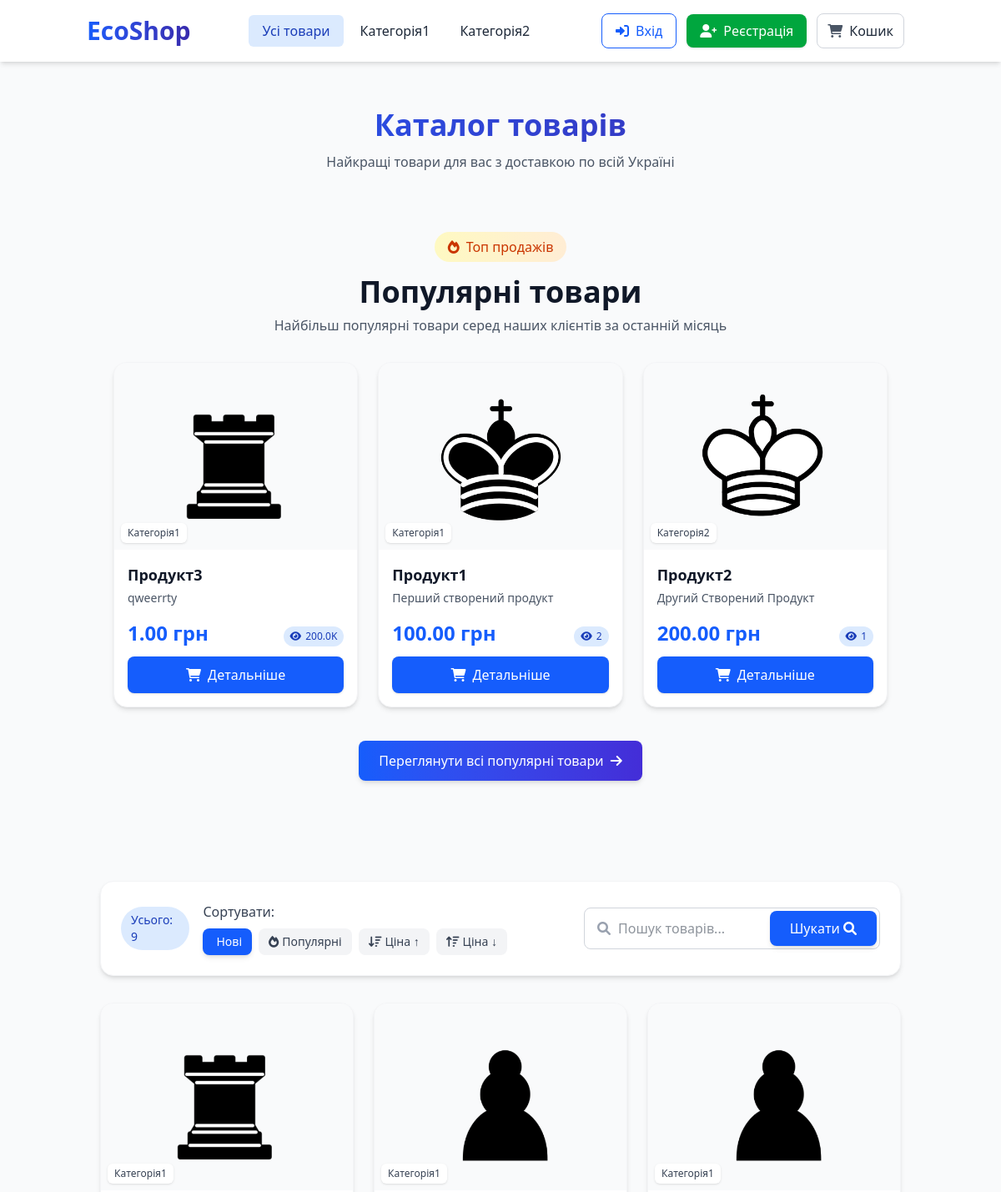
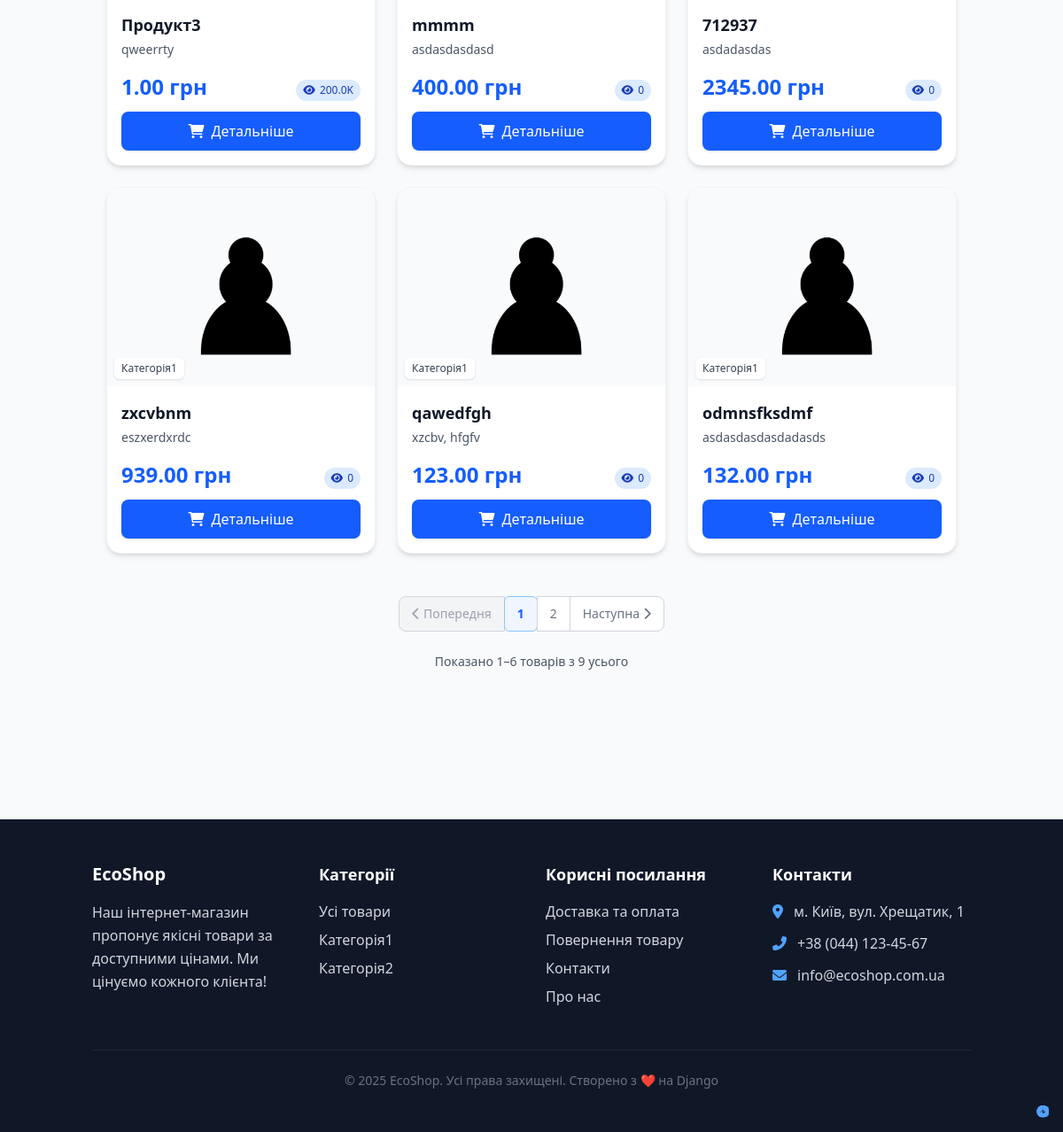
The app's page /, older data (2 pictures, top to bottom).
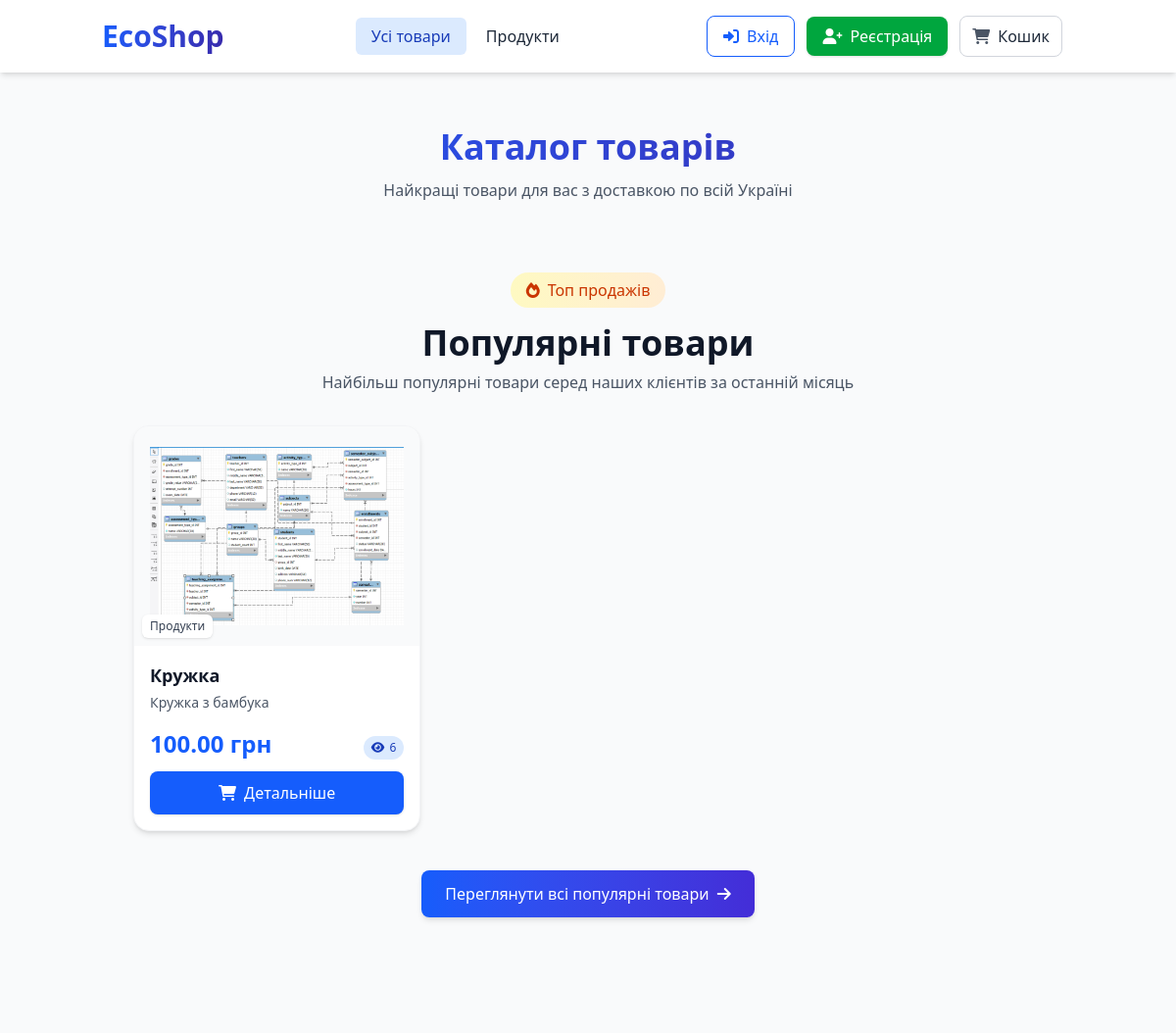
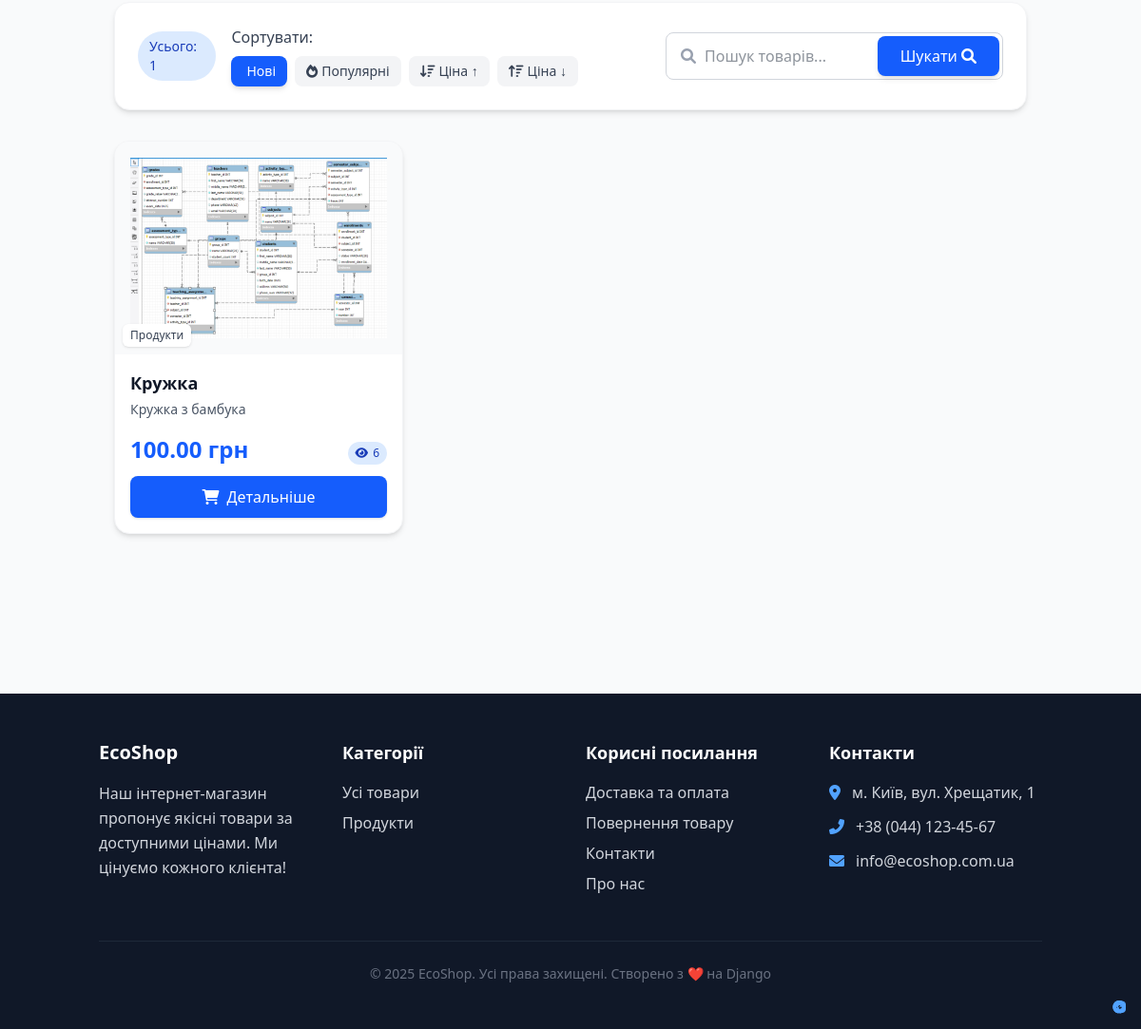
The same page, newer data (2 pictures, top to bottom).
### main/models.py (models this page shows, shortened)
class Category(models.Model):
    name = models.CharField(max_length=100, db_index=True)
    slug = models.SlugField(max_length=100, unique=True)
    description = models.TextField(blank=True)
    image = models.ImageField(upload_to='categories/', blank=True)
    is_active = models.BooleanField(default=True)
    class Meta:
        ordering = ['name']
        verbose_name = _('Категорія')
        verbose_name_plural = _('Категорії')
    def get_absolute_url(self):
        return reverse('main:product_list_by_category', args=[self.slug])

class Product(models.Model):
    name = models.CharField(max_length=200)
    slug = models.SlugField(max_length=200, unique=True)
    description = models.TextField()
    detailed_description = MarkdownxField(
        blank=True,
        help_text=_("Детальний опис товару в форматі Markdown")
    )
    price = models.DecimalField(max_digits=10, decimal_places=2)
    created_at = models.DateTimeField(auto_now_add=True)
    updated_at = models.DateTimeField(auto_now=True)
    is_available = models.BooleanField(default=True)
    category = models.ForeignKey(Category, related_name='products', on_delete=models.CASCADE)
    image = models.ImageField(upload_to='products/%Y/%m/%d')
    views = models.IntegerField(default=0)
    featured = models.BooleanField(default=False)
    def get_absolute_url(self):
        return reverse('main:product_detail', args=[self.id, self.slug])

### main/views.py (the view)
# urls.py: path('', views.product_list, name='product_list'),
def product_list(request, category_slug=None):
    categories = Category.objects.filter(is_active=True)
    products = Product.objects.filter(is_available=True)
    category = None
    if category_slug:
        category = get_object_or_404(Category, slug=category_slug, is_active=True)
        products = products.filter(category=category)
    search_query = request.GET.get('q', '').strip()
    if search_query:
        products = products.filter(
            Q(name__icontains=search_query) |
            Q(description__icontains=search_query) |
            Q(category__name__icontains=search_query)
        )
    sort = request.GET.get('sort', 'new')
    sort_mapping = {
        'new': '-created_at',
        'old': 'created_at',
        'popular': '-views',
        'price_low': 'price',
        'price_high': '-price',
        'name': 'name',
    }
    products = products.order_by(sort_mapping.get(sort, '-created_at'))
    paginator = Paginator(products, 6)
    page = request.GET.get('page')
    try:
        products = paginator.page(page)
    except PageNotAnInteger:
        products = paginator.page(1)
    except EmptyPage:
        products = paginator.page(paginator.num_pages)
    context = {
        'products': products,
        'categories': categories,
        'category': category,
        'current_sort': sort,
        'search_query': search_query,
    }
    return render(request, 'main/product_list.html', context)

### main/context_processors.py (called while the page is built)
def categories(request):
    return {
        'categories': Category.objects.filter(is_active=True)
    }

### main/templatetags/shop_filters.py (called while the page is built)
@register.filter(name='currency')
def format_currency(value, currency='грн'):
    try:
        return f"{float(value):.2f} {currency}"
    except (ValueError, TypeError):
        return value

@register.filter
def compact_number(value):
    try:
        value = int(value)
        if value >= 1000000:
            return f"{value / 1000000:.1f}M"
        elif value >= 1000:
            return f"{value / 1000:.1f}K"
        return str(value)
    except (ValueError, TypeError):
        return value

### main/templatetags/shop_tags.py (called while the page is built)
@register.simple_tag
def get_products_count(category=None):
    if category:
        return Product.objects.filter(category=category, is_available=True).count()
    return Product.objects.filter(is_available=True).count()

@register.inclusion_tag('main/components/product_card.html')
def show_product_card(product):
    return {
        'product': product,
    }

@register.inclusion_tag('main/components/popular_products.html')
def show_popular_products(count=4):
    products = Product.objects.filter(is_available=True).order_by('-views')[:count]
    return {'popular_products': products}

### templates/main/product_list.html (shortened to what this page needs)
{% extends 'main/base.html' %}
{% load shop_filters shop_tags %}
{% load static tailwind_tags %}
{% block content %}
<div class="container mx-auto px-4 py-6">
    <div class="mb-10 text-center">
        <h1 class="text-3xl md:text-4xl font-bold bg-gradient-to-r from-blue-600 to-indigo-800 bg-clip-text text-transparent mb-3">
        </h1>
        <p class="text-gray-600 max-w-2xl mx-auto">
            {% if search_query %}
                Знайдено {{ products.paginator.count }} товарів за вашим запитом
            {% elif category %}
                Перегляньте всі товари в категорії "{{ category.name }}"
            {% else %}
                Найкращі товари для вас з доставкою по всій Україні
            {% endif %}
        </p>
    </div>
    <div class="mb-12">
        {% show_popular_products 3 %}
    </div>
    <div class="bg-white rounded-2xl shadow-md p-4 md:p-6 mb-8 border border-gray-100">
        <div class="flex flex-col md:flex-row md:items-center md:justify-between gap-4">
            <div class="flex items-center space-x-2">
                <div class="bg-blue-100 text-blue-800 text-sm font-medium px-3 py-1.5 rounded-full">
                    Усього: {% get_products_count %}
                </div>
            </div>
            <div class="flex flex-wrap items-center gap-2">
                <span class="font-medium text-gray-700 hidden md:inline-block">Сортувати:</span>
                <div class="flex flex-wrap gap-2">
                    <a href="?sort=new{% if request.GET.q %}&q={{ request.GET.q }}{% endif %}"
                       class="px-3 py-1.5 rounded-lg text-sm font-medium transition-all {% if current_sort == 'new' %}bg-blue-600 text-white shadow-md{% else %}bg-gray-100 hover:bg-gray-200 text-gray-700{% endif %}">
                        Нові
                    </a>
                    <a href="?sort=popular{% if request.GET.q %}&q={{ request.GET.q }}{% endif %}"
                       class="px-3 py-1.5 rounded-lg text-sm font-medium transition-all {% if current_sort == 'popular' %}bg-blue-600 text-white shadow-md{% else %}bg-gray-100 hover:bg-gray-200 text-gray-700{% endif %}">
                        <i class="fas fa-fire mr-1 hidden md:inline"></i>Популярні
                    </a>
                    <a href="?sort=price_low{% if request.GET.q %}&q={{ request.GET.q }}{% endif %}"
                       class="px-3 py-1.5 rounded-lg text-sm font-medium transition-all {% if current_sort == 'price_low' %}bg-blue-600 text-white shadow-md{% else %}bg-gray-100 hover:bg-gray-200 text-gray-700{% endif %}">
                        <i class="fas fa-arrow-down-wide-short mr-1 hidden md:inline"></i>Ціна ↑
                    </a>
                    <a href="?sort=price_high{% if request.GET.q %}&q={{ request.GET.q }}{% endif %}"
                       class="px-3 py-1.5 rounded-lg text-sm font-medium transition-all {% if current_sort == 'price_high' %}bg-blue-600 text-white shadow-md{% else %}bg-gray-100 hover:bg-gray-200 text-gray-700{% endif %}">
                        <i class="fas fa-arrow-up-wide-short mr-1 hidden md:inline"></i>Ціна ↓
                    </a>
                </div>
            </div>
            <div class="hidden md:block">
                {% include 'main/search_form.html' %}
            </div>
        </div>
    </div>
    <div class="mb-12">
        {% if products %}
            <div class="grid grid-cols-1 sm:grid-cols-2 lg:grid-cols-3 xl:grid-cols-4 gap-6">
                {% for product in products %}
                    {% show_product_card product %}
                {% endfor %}
            </div>
        {% endif %}
    </div>
    {% if products.paginator.num_pages > 1 %}
        <div class="mb-12">
            {% include 'main/pagination.html' %}
        </div>
    {% endif %}
</div>
{% endblock %}

### templates/main/base.html (shortened to what the changed rows need)
{% load static %}
{% load tailwind_tags %}
<!DOCTYPE html>
<html lang="uk" class="scroll-smooth">
<head>
    {% tailwind_css %}
    <link rel="stylesheet" href="https://cdnjs.cloudflare.com/ajax/libs/font-awesome/6.0.0/css/all.min.css">
</head>
<body class="bg-gray-50 text-gray-800 flex flex-col min-h-screen">
    <header class="bg-white shadow-md sticky top-0 z-50">
        <div class="container mx-auto px-4">
            <div class="flex flex-col md:flex-row md:items-center md:justify-between py-4">
                <div class="mb-4 md:mb-0">
                    <h1 class="text-2xl md:text-3xl font-bold bg-gradient-to-r from-blue-600 to-indigo-800 bg-clip-text text-transparent">
                        <a href="{% url 'main:product_list' %}" class="hover:text-blue-600 transition-colors">EcoShop</a>
                    </h1>
                </div>
                <nav class="hidden md:block">
                    <ul class="flex space-x-1">
                        {% for cat in categories %}
                            <li>
                                <a href="{{ cat.get_absolute_url }}"
                                   class="px-4 py-2 font-medium rounded-md hover:bg-blue-50 hover:text-blue-700 transition-all {% if request.resolver_match.kwargs.slug == cat.slug %}bg-blue-100 text-blue-800{% endif %}">
                                    {{ cat.name }}
                                </a>
                            </li>
                        {% endfor %}
                    </ul>
                </nav>
            </div>
        </div>
    </header>
    <main class="flex-grow container mx-auto px-4 py-8">
        {% block content %}{% endblock %}
    </main>
    <footer class="bg-gray-900 text-gray-300 mt-16">
        <div class="container mx-auto px-4 py-12">
            <div class="grid grid-cols-1 md:grid-cols-4 gap-8">
                <div class="md:col-span-1">
                    <ul class="space-y-2">
                        {% for cat in categories|slice:":4" %}
                            <li><a href="{{ cat.get_absolute_url }}" class="hover:text-white transition-colors">{{ cat.name }}</a></li>
                        {% endfor %}
                    </ul>
                </div>
            </div>
        </div>
    </footer>
</body>
</html>

### templates/main/components/product_card.html (shortened to what this page needs)
{% load shop_tags shop_filters %}
{% load static tailwind_tags %}
<div class="bg-white rounded-2xl overflow-hidden shadow-md hover:shadow-xl transition-shadow duration-300 border border-gray-100 h-full flex flex-col">
    <div class="relative bg-gray-50 aspect-w-1 aspect-h-1">
        {% if product.image %}
            <img src="{{ product.image.url }}" alt="{{ product.name }}"
                 class="w-full h-56 object-contain p-4 transition-transform duration-300 hover:scale-105">
        {% else %}
            <div class="w-full h-56 flex items-center justify-center bg-gray-100 text-gray-400">
                <i class="fas fa-box-open text-4xl"></i>
            </div>
        {% endif %}
        <div class="absolute bottom-2 left-2 bg-white bg-opacity-90 backdrop-blur-sm text-xs text-gray-700 px-2 py-1 rounded-md shadow-sm">
            {{ product.category.name }}
        </div>
    </div>
    <div class="p-4 flex flex-col flex-grow">
        <h3 class="font-bold text-lg text-gray-900 mb-1 line-clamp-2 hover:text-blue-600 transition-colors">
            <a href="{{ product.get_absolute_url }}" class="block">{{ product.name }}</a>
        </h3>
        <p class="text-sm text-gray-600 line-clamp-3 mb-4 flex-grow">
            {{ product.description|truncatewords:15 }}
        </p>
        <div class="mt-auto">
            <div class="flex items-end justify-between mb-3">
                <div>
                    <span class="text-2xl font-bold text-blue-600">{{ product.price|currency }}</span>
                </div>
                <span class="text-xs bg-blue-100 text-blue-800 px-2 py-1 rounded-full">
                    <i class="fas fa-eye mr-0.5"></i> {{ product.views|compact_number }}
                </span>
            </div>
            <a href="{{ product.get_absolute_url }}"
               class="block w-full text-center bg-blue-600 hover:bg-blue-700 text-white font-medium py-2.5 rounded-lg transition-colors shadow-sm hover:shadow-md">
                <i class="fas fa-shopping-cart mr-2 hidden sm:inline"></i>Детальніше
            </a>
        </div>
    </div>
</div>

Row changes from the older to the newer data that the page shows:
removed Category: name "Категорія1"
removed Category: name "Категорія2"
removed Product: image (picture), category.name "Категорія1", name "Продукт3", description "qweerrty", price "1.00 грн", views|compact_number "200.0K"
removed Product: image (picture), category.name "Категорія1", name "Продукт1", description "Перший створений продукт", price "100.00 грн", views|compact_number "2", shown under "Популярні товари"
removed Product: image (picture), category.name "Категорія2", name "Продукт2", description "Другий Створений Продукт", price "200.00 грн", views|compact_number "1", shown under "Популярні товари"
removed Product: image (picture), category.name "Категорія1", name "mmmm", description "asdasdasdasd", price "400.00 грн", views|compact_number "0"
removed Product: image (picture), category.name "Категорія1", name "712937", description "asdadasdas", price "2345.00 грн", views|compact_number "0"
removed Product: image (picture), category.name "Категорія1", name "zxcvbnm", description "eszxerdxrdc", price "939.00 грн", views|compact_number "0"
removed Product: image (picture), category.name "Категорія1", name "qawedfgh", description "xzcbv, hfgfv", price "123.00 грн", views|compact_number "0"
removed Product: image (picture), category.name "Категорія1", name "odmnsfksdmf", description "asdasdasdasdadasds", price "132.00 грн", views|compact_number "0"
added Category: name "Продукти"
added Product: image (picture), category.name "Продукти", name "Кружка", description "Кружка з бамбука", price "100.00 грн", views|compact_number "6"
Text that changed along with them:
{{ products.start_index }}: "1" → (not shown)
{{ products.end_index }}: "6" → (not shown)
{{ products.paginator.count }}: "9" → (not shown)
text no longer shown: "9 Попередня Наступна Показано – товарів з усього"
text now shown: "1"
list line gone: "1"
list line gone: "2"
